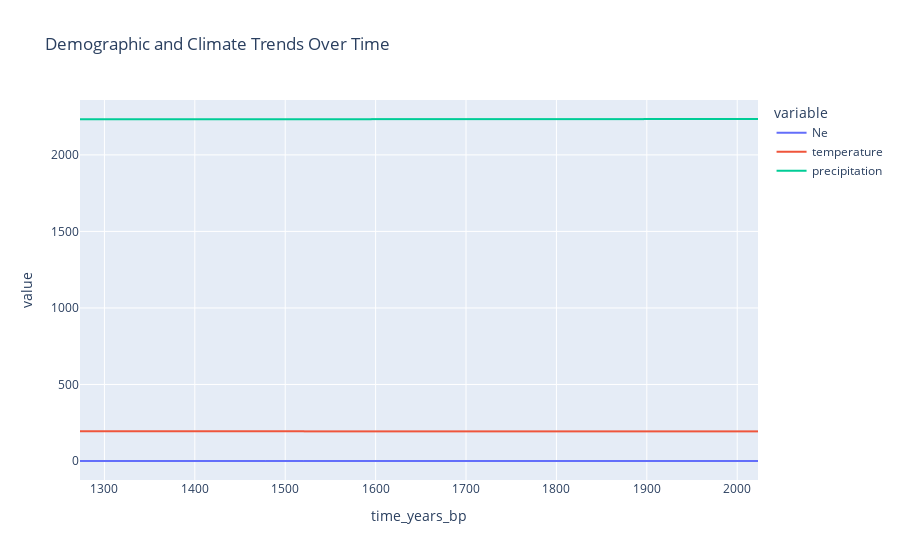

This figure's notebook cell:
### Markdown cell above
### 4. Advanced Visualization
Interactive Plots: Create interactive visualizations with Plotly

### Code cell
import plotly.express as px
fig = px.line(df, x='time_years_bp', y=['Ne', 'temperature', 'precipitation'],
              title='Demographic and Climate Trends Over Time')
fig.show()

### Figure 1 — Plotly figure (JSON) as saved in the notebook; plotly's stock layout.template omitted (floating-point values rounded to 4 significant figures; data arrays with more than 128 entries replaced by an {"elided": "..."} marker saying what was removed)
{"data": [{"hovertemplate": "variable=Ne<br>time_years_bp=%{x}<br>value=%{y}<extra></extra>", "legendgroup": "Ne", "line": {"color": "#636efa", "dash": "solid"}, "marker": {"symbol": "circle"}, "mode": "lines", "name": "Ne", "showlegend": true, "type": "scattergl", "x": {"elided": "1664 float values"}, "xaxis": "x", "y": {"elided": "1664 float values"}, "yaxis": "y"}, {"hovertemplate": "variable=temperature<br>time_years_bp=%{x}<br>value=%{y}<extra></extra>", "legendgroup": "temperature", "line": {"color": "#EF553B", "dash": "solid"}, "marker": {"symbol": "circle"}, "mode": "lines", "name": "temperature", "showlegend": true, "type": "scattergl", "x": {"elided": "1664 float values"}, "xaxis": "x", "y": {"elided": "1664 float values"}, "yaxis": "y"}, {"hovertemplate": "variable=precipitation<br>time_years_bp=%{x}<br>value=%{y}<extra></extra>", "legendgroup": "precipitation", "line": {"color": "#00cc96", "dash": "solid"}, "marker": {"symbol": "circle"}, "mode": "lines", "name": "precipitation", "showlegend": true, "type": "scattergl", "x": {"elided": "1664 float values"}, "xaxis": "x", "y": {"elided": "1664 float values"}, "yaxis": "y"}], "layout": {"legend": {"title": {"text": "variable"}, "tracegroupgap": 0}, "title": {"text": "Demographic and Climate Trends Over Time"}, "xaxis": {"anchor": "y", "domain": [0, 1], "title": {"text": "time_years_bp"}}, "yaxis": {"anchor": "x", "domain": [0, 1], "title": {"text": "value"}}}}
